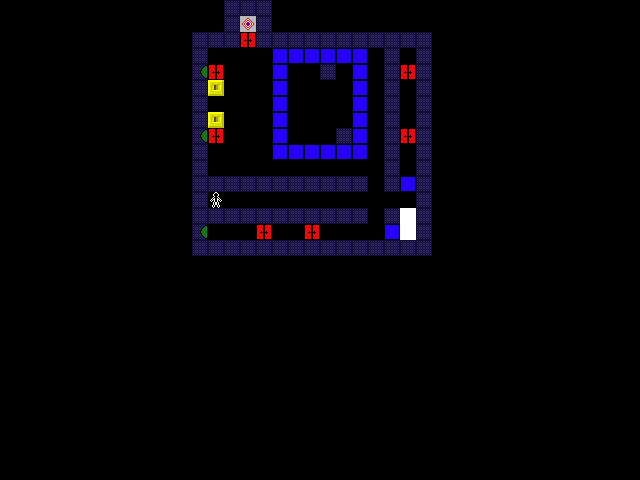

The image is a tile-based game level rendered from a .tmx file. Its description and source (layers, tilesets, objects; grid data summarised) follow:
An orthogonal 40x30 tile map with 16x16 px tiles, 5 tile layers (tiles, pieces, pieces2, pieces3, ...) and 7 objects.

<map version="1.10" tiledversion="1.10.2" orientation="orthogonal" renderorder="right-down" width="40" height="30" tilewidth="16" tileheight="16" infinite="0" nextlayerid="8" nextobjectid="14">
 <tileset firstgid="1" name="tiles" tilewidth="16" tileheight="16" tilecount="81" columns="9">
  <image source="tiles.png" width="144" height="144" />
 </tileset>
 <layer id="1" name="tiles" width="40" height="30">
  <data>[1200 cells, 117 non-empty, 4 distinct tile ids]</data>
 </layer>
 <layer id="2" name="pieces" width="40" height="30">
  <data>[1200 cells, 17 non-empty, 4 distinct tile ids]</data>
 </layer>
 <layer id="6" name="pieces2" width="40" height="30">
  <data>[1200 cells, 0 non-empty, 0 distinct tile ids]</data>
 </layer>
 <layer id="7" name="pieces3" width="40" height="30">
  <data>[1200 cells, 0 non-empty, 0 distinct tile ids]</data>
 </layer>
 <layer id="3" name="actors" width="40" height="30">
  <data>[1200 cells, 1 non-empty, 1 distinct tile ids]</data>
 </layer>
 <objectgroup id="5" name="connectors">
  <object id="7" x="264.421" y="201.544">
   <polyline points="0,0 -1.12281,32" />
  </object>
  <object id="8" x="311.018" y="200.421">
   <polyline points="0,0 1.12281,29.7544" />
  </object>
  <object id="9" x="327.86" y="136.421">
   <polyline points="0,0 79.1579,-1.12281" />
  </object>
  <object id="10" x="312.14" y="73.5439">
   <polyline points="0,0 94.8772,-1.12281" />
  </object>
  <object id="11" x="407.579" y="53.8947">
   <polyline points="0,0 -158.316,-12.9123" />
  </object>
  <object id="12" x="216.14" y="121.263">
   <polyline points="0,0 0.561404,14.5965" />
  </object>
  <object id="13" x="217.825" y="88.7018">
   <polyline points="0,0 -3.92982,-16.2807" />
  </object>
 </objectgroup>
</map>
